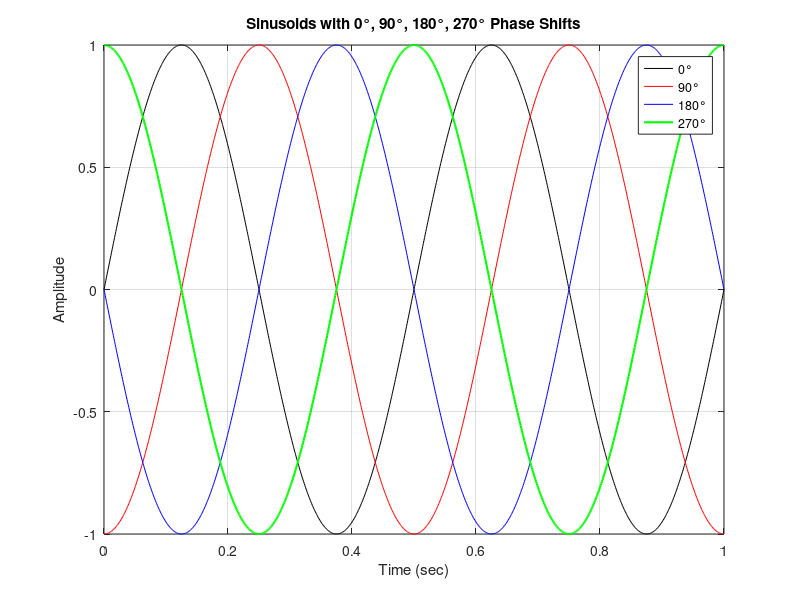

The MATLAB source for this figure:
clc; clear; close all;

fs = 1000; 
f = 2;
t = 0:1/fs:1;

x1 = sin(2*pi*f*t);
x2 = sin(2*pi*f*t - pi/2);   % 90°
x3 = sin(2*pi*f*t - pi);     % 180°
x4 = sin(2*pi*f*t - 3*pi/2); % 270°

plot(t,x1,'k', t,x2,'r', t,x3,'b', t,x4,'g', 'LineWidth', 1.5);
grid on;
xlabel('Time (sec)');
ylabel('Amplitude');
title('Sinusoids with 0°, 90°, 180°, 270° Phase Shifts');
legend('0°','90°','180°','270°');
